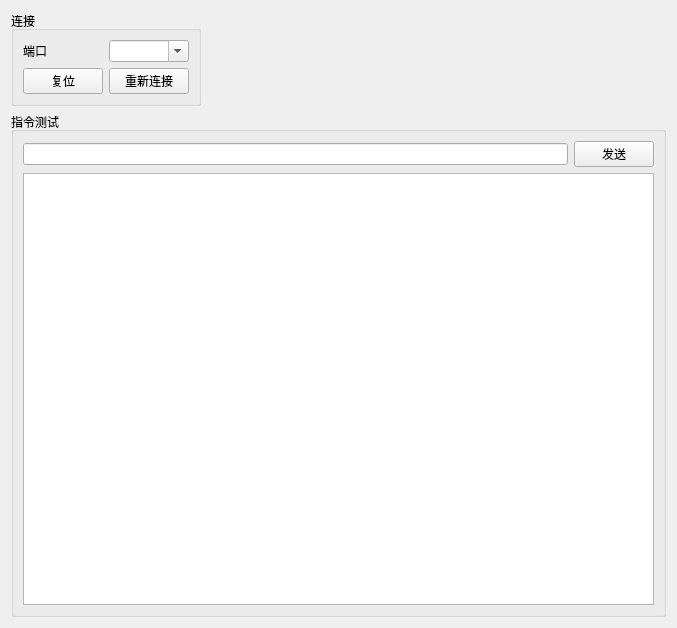
<?xml version="1.0" encoding="UTF-8"?>
<ui version="4.0">
 <class>ConnectionPage</class>
 <widget class="QWidget" name="ConnectionPage">
  <property name="geometry">
   <rect>
    <x>0</x>
    <y>0</y>
    <width>677</width>
    <height>628</height>
   </rect>
  </property>
  <property name="windowTitle">
   <string>常规</string>
  </property>
  <layout class="QVBoxLayout" name="verticalLayout_2">
   <item>
    <layout class="QHBoxLayout" name="horizontalLayout">
     <item>
      <widget class="QGroupBox" name="groupBox">
       <property name="title">
        <string>连接</string>
       </property>
       <layout class="QFormLayout" name="formLayout">
        <item row="0" column="0">
         <widget class="QLabel" name="label">
          <property name="text">
           <string>端口</string>
          </property>
         </widget>
        </item>
        <item row="0" column="1">
         <widget class="QComboBox" name="port">
          <property name="editable">
           <bool>true</bool>
          </property>
         </widget>
        </item>
        <item row="1" column="0">
         <widget class="QPushButton" name="reset">
          <property name="text">
           <string>复位</string>
          </property>
         </widget>
        </item>
        <item row="1" column="1">
         <widget class="QPushButton" name="reconnect">
          <property name="text">
           <string>重新连接</string>
          </property>
         </widget>
        </item>
       </layout>
      </widget>
     </item>
     <item>
      <spacer name="horizontalSpacer">
       <property name="orientation">
        <enum>Qt::Horizontal</enum>
       </property>
       <property name="sizeHint" stdset="0">
        <size>
         <width>13</width>
         <height>20</height>
        </size>
       </property>
      </spacer>
     </item>
    </layout>
   </item>
   <item>
    <spacer name="verticalSpacer">
     <property name="orientation">
      <enum>Qt::Vertical</enum>
     </property>
     <property name="sizeHint" stdset="0">
      <size>
       <width>20</width>
       <height>0</height>
      </size>
     </property>
    </spacer>
   </item>
   <item>
    <widget class="QGroupBox" name="commandGroup">
     <property name="sizePolicy">
      <sizepolicy hsizetype="Preferred" vsizetype="Preferred">
       <horstretch>0</horstretch>
       <verstretch>1</verstretch>
      </sizepolicy>
     </property>
     <property name="title">
      <string>指令测试</string>
     </property>
     <layout class="QVBoxLayout" name="verticalLayout">
      <item>
       <layout class="QHBoxLayout" name="horizontalLayout_2">
        <item>
         <widget class="QLineEdit" name="cmd"/>
        </item>
        <item>
         <widget class="QPushButton" name="send">
          <property name="text">
           <string>发送</string>
          </property>
         </widget>
        </item>
       </layout>
      </item>
      <item>
       <widget class="QListWidget" name="log"/>
      </item>
     </layout>
    </widget>
   </item>
  </layout>
 </widget>
 <resources/>
 <connections>
  <connection>
   <sender>cmd</sender>
   <signal>returnPressed()</signal>
   <receiver>send</receiver>
   <slot>click()</slot>
   <hints>
    <hint type="sourcelabel">
     <x>519</x>
     <y>137</y>
    </hint>
    <hint type="destinationlabel">
     <x>607</x>
     <y>141</y>
    </hint>
   </hints>
  </connection>
 </connections>
</ui>
